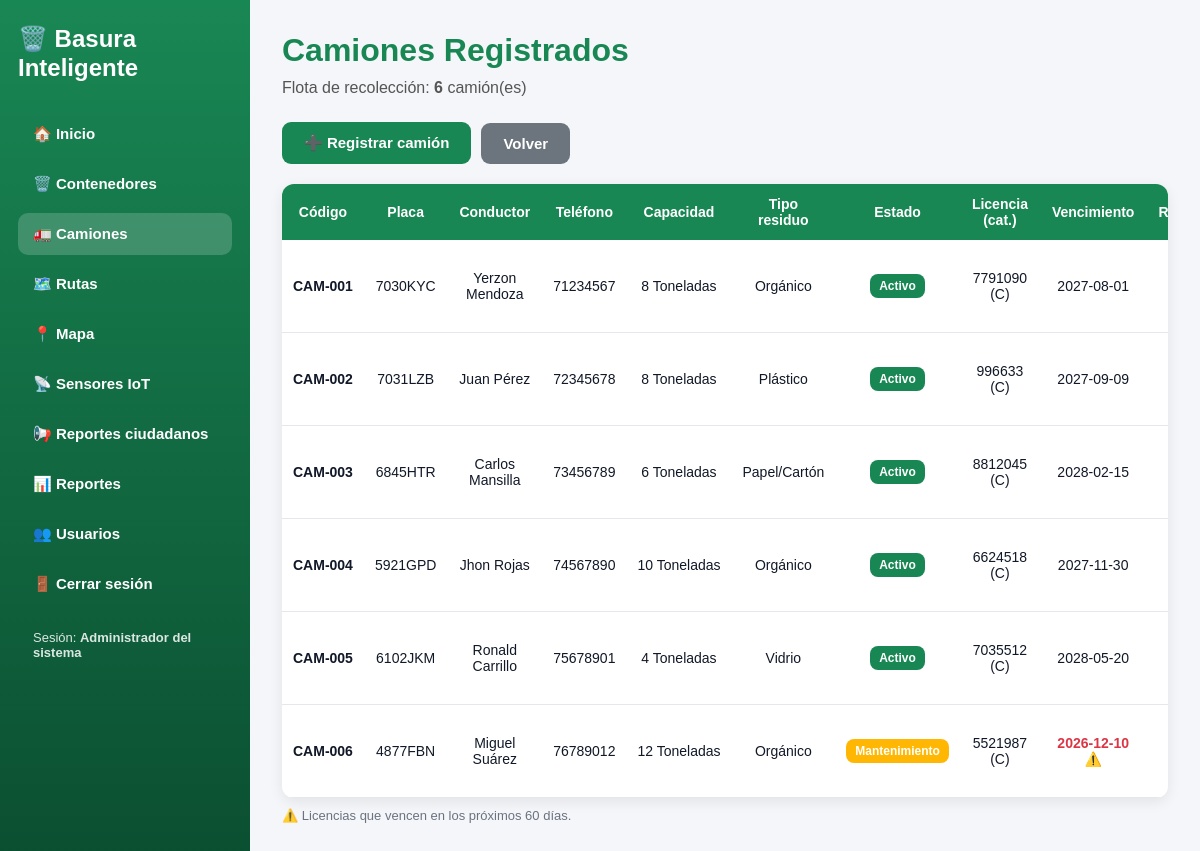
Page /camiones/listar-camiones.php (signed in) on the committed database.
### tables this page shows
CREATE TABLE camiones (
    id INT AUTO_INCREMENT PRIMARY KEY,
    codigo VARCHAR(20) NULL,
    placa VARCHAR(20) NOT NULL UNIQUE,
    conductor VARCHAR(100) NOT NULL,
    telefono_conductor VARCHAR(20) NULL,
    licencia VARCHAR(30) NULL,
    categoria_licencia VARCHAR(5) NULL,
    vencimiento_licencia DATE NULL,
    capacidad VARCHAR(30) NOT NULL,
    tipo_residuo VARCHAR(30) NOT NULL,
    estado VARCHAR(30) NOT NULL DEFAULT 'Activo',
    fecha_registro DATETIME DEFAULT CURRENT_TIMESTAMP
);

### includes/funciones.php (called while the page is built, shortened)
<?php
function e($texto)
{
    return htmlspecialchars((string)$texto, ENT_QUOTES, 'UTF-8');
}
function consulta($conexion, $sql, $tipos = "", $params = [])
{
    $stmt = $conexion->prepare($sql);
    if (!$stmt->execute()) {
        return false;
    }
    $res = $stmt->get_result();
    return $res === false ? true : $res;
}
function filas($resultado)
{
    $lista = [];
    if ($resultado && $resultado !== true) {
        while ($f = $resultado->fetch_assoc()) {
            $lista[] = $f;
        }
    }
    return $lista;
}

### camiones/listar-camiones.php (the view, shortened to what this page needs)
<?php
require_once __DIR__ . '/../includes/auth.php';
$lista = filas(consulta($conexion, "SELECT c.*, (SELECT COUNT(*) FROM rutas r WHERE r.id_camion = c.id) AS rutas FROM camiones c ORDER BY c.id"));
?>
<!DOCTYPE html>
<html lang="es">
<head>
    <link rel="stylesheet" href="../assets/css/estilos.css">
</head>
<body class="con-menu">
    <?php include __DIR__ . '/../includes/sidebar.php'; ?>
    <div class="contenido">
        <h1>Camiones Registrados</h1>
        <p class="subtitulo">Flota de recolección: <b><?= count($lista) ?></b> camión(es)</p>
        <div class="acciones-top">
            <a href="registrar-camion.php" class="btn">➕ Registrar camión</a>
            <a href="../admin/panel-admin.php" class="btn gris">Volver</a>
        </div>
        <div class="tabla-scroll">
            <table>
                <tr>
                    <th>Código</th><th>Placa</th><th>Conductor</th><th>Teléfono</th><th>Capacidad</th><th>Tipo residuo</th>
                    <th>Estado</th><th>Licencia (cat.)</th><th>Vencimiento</th><th>Rutas</th><th style="min-width:200px;">Acciones</th>
                </tr>
                <?php foreach ($lista as $f) {
                    $vence = $f['vencimiento_licencia'];
                    $alertaLic = $vence && $vence < date('Y-m-d', strtotime('+60 days'));
                ?>
                    <tr>
                        <td style="white-space:nowrap;"><b><?= e($f['codigo']) ?></b></td>
                        <td><?= e($f['placa']) ?></td>
                        <td><?= e($f['conductor']) ?></td>
                        <td><?= e($f['telefono_conductor']) ?></td>
                        <td style="white-space:nowrap;"><?= e($f['capacidad']) ?></td>
                        <td><?= e($f['tipo_residuo']) ?></td>
                        <td><span class="badge <?= $f['estado'] === 'Activo' ? 'verde' : ($f['estado'] === 'Mantenimiento' ? 'amarillo' : ($f['estado'] === 'En ruta' ? 'azul' : 'gris-b')) ?>"><?= e($f['estado']) ?></span></td>
                        <td><?= e($f['licencia']) ?> (<?= e($f['categoria_licencia']) ?>)</td>
                        <td style="<?= $alertaLic ? 'color:#dc3545;font-weight:bold;' : '' ?>"><?= e($vence) ?><?= $alertaLic ? ' ⚠️' : '' ?></td>
                        <td><?= intval($f['rutas']) ?></td>
                    </tr>
                <?php } ?>
            </table>
        </div>
        <p style="font-size:13px;color:#6b7280;margin-top:10px;">⚠️ Licencias que vencen en los próximos 60 días.</p>
    </div>
</body>
</html>

### assets/css/estilos.css (style rules this page uses)
* { margin: 0; padding: 0; box-sizing: border-box; font-family: Arial, sans-serif; }
body { background: #f4f6f9; color: #111827; }
body.con-menu { display: flex; }
.contenido { flex: 1; padding: 32px; min-width: 0; }
h1 { color: #198754; margin-bottom: 10px; }
.subtitulo { color: #555; margin-bottom: 25px; }
button, .btn { border: none; padding: 12px 22px; border-radius: 9px; font-weight: bold; cursor: pointer; text-decoration: none; font-size: 15px; display: inline-block; color: white; background: #198754; }
.btn.gris, .volver { background: #6c757d; color: white; }
.acciones-top { margin-bottom: 20px; display: flex; gap: 10px; flex-wrap: wrap; align-items: center; }
table { width: 100%; border-collapse: collapse; background: white; font-size: 14px; }
th { background: #198754; color: white; padding: 12px; text-align: center; }
td { padding: 11px; border-bottom: 1px solid #e5e7eb; text-align: center; }
.tabla-scroll { overflow-x: auto; border-radius: 12px; box-shadow: 0 4px 14px rgba(0, 0, 0, 0.08); }
.badge { padding: 5px 9px; border-radius: 8px; color: white; font-weight: bold; font-size: 12px; display: inline-block; }
.verde { background: #198754; }
.amarillo { background: #ffb703; }

### rows in the picture
camiones: codigo "CAM-001", placa "7030KYC", conductor "Yerzon Mendoza", telefono_conductor "71234567", capacidad "8 Toneladas", tipo_residuo "Orgánico", estado "Activo", licencia "7791090", categoria_licencia "C", vencimiento_licencia "2027-08-01"
camiones: codigo "CAM-002", placa "7031LZB", conductor "Juan Pérez", telefono_conductor "72345678", capacidad "8 Toneladas", tipo_residuo "Plástico", estado "Activo", licencia "996633", categoria_licencia "C", vencimiento_licencia "2027-09-09"
camiones: codigo "CAM-003", placa "6845HTR", conductor "Carlos Mansilla", telefono_conductor "73456789", capacidad "6 Toneladas", tipo_residuo "Papel/Cartón", estado "Activo", licencia "8812045", categoria_licencia "C", vencimiento_licencia "2028-02-15"
camiones: codigo "CAM-004", placa "5921GPD", conductor "Jhon Rojas", telefono_conductor "74567890", capacidad "10 Toneladas", tipo_residuo "Orgánico", estado "Activo", licencia "6624518", categoria_licencia "C", vencimiento_licencia "2027-11-30"
camiones: codigo "CAM-005", placa "6102JKM", conductor "Ronald Carrillo", telefono_conductor "75678901", capacidad "4 Toneladas", tipo_residuo "Vidrio", estado "Activo", licencia "7035512", categoria_licencia "C", vencimiento_licencia "2028-05-20"
camiones: codigo "CAM-006", placa "4877FBN", conductor "Miguel Suárez", telefono_conductor "76789012", capacidad "12 Toneladas", tipo_residuo "Orgánico", estado "Mantenimiento", licencia "5521987", categoria_licencia "C", vencimiento_licencia "2026-12-10"

### other values in the picture
$texto "🏠 Inicio 🗑️ Contenedores 🚛 Camiones 🗺️ Rutas 📍 Mapa 📡 Sensores IoT 📢 Reportes ciudadanos 📊 Reportes 👥 Usuarios"
$_SESSION['nombre'] "Administrador del sistema"
count($lista) "6"
